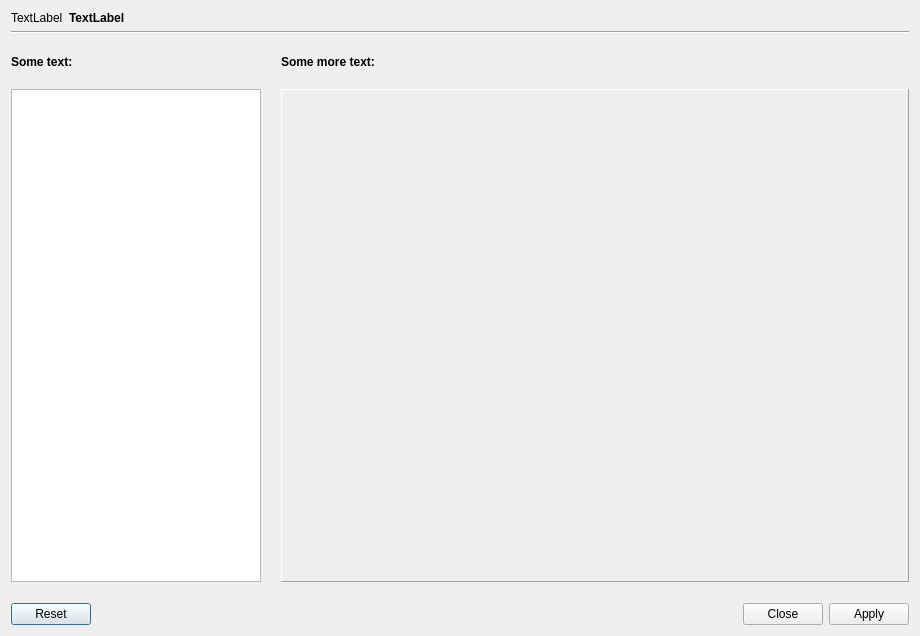
<?xml version="1.0" encoding="UTF-8"?>
<ui version="4.0">
 <class>ListFrameEditor</class>
 <widget class="QDialog" name="ListFrameEditor">
  <property name="geometry">
   <rect>
    <x>0</x>
    <y>0</y>
    <width>920</width>
    <height>636</height>
   </rect>
  </property>
  <property name="windowTitle">
   <string>Dialog</string>
  </property>
  <layout class="QVBoxLayout" name="verticalLayout">
   <item>
    <layout class="QHBoxLayout" name="horizontalLayout">
     <item>
      <widget class="QLabel" name="topStaticLabel">
       <property name="sizePolicy">
        <sizepolicy hsizetype="Fixed" vsizetype="Preferred">
         <horstretch>0</horstretch>
         <verstretch>0</verstretch>
        </sizepolicy>
       </property>
       <property name="font">
        <font>
         <weight>50</weight>
         <bold>false</bold>
        </font>
       </property>
       <property name="text">
        <string>TextLabel</string>
       </property>
      </widget>
     </item>
     <item>
      <widget class="QLabel" name="topDynamicLabel">
       <property name="font">
        <font>
         <weight>75</weight>
         <bold>true</bold>
        </font>
       </property>
       <property name="text">
        <string>TextLabel</string>
       </property>
      </widget>
     </item>
    </layout>
   </item>
   <item>
    <widget class="Line" name="line">
     <property name="orientation">
      <enum>Qt::Horizontal</enum>
     </property>
    </widget>
   </item>
   <item>
    <spacer name="verticalSpacer">
     <property name="orientation">
      <enum>Qt::Vertical</enum>
     </property>
     <property name="sizeType">
      <enum>QSizePolicy::Fixed</enum>
     </property>
     <property name="sizeHint" stdset="0">
      <size>
       <width>20</width>
       <height>15</height>
      </size>
     </property>
    </spacer>
   </item>
   <item>
    <layout class="QGridLayout" name="gridLayout">
     <property name="spacing">
      <number>20</number>
     </property>
     <item row="0" column="0">
      <widget class="QLabel" name="listLabel">
       <property name="font">
        <font>
         <weight>75</weight>
         <bold>true</bold>
        </font>
       </property>
       <property name="text">
        <string>Some text:</string>
       </property>
      </widget>
     </item>
     <item row="0" column="1">
      <widget class="QLabel" name="mainLabel">
       <property name="font">
        <font>
         <weight>75</weight>
         <bold>true</bold>
        </font>
       </property>
       <property name="text">
        <string>Some more text:</string>
       </property>
      </widget>
     </item>
     <item row="1" column="0">
      <widget class="QListWidget" name="listWidget">
       <property name="maximumSize">
        <size>
         <width>250</width>
         <height>16777215</height>
        </size>
       </property>
      </widget>
     </item>
     <item row="1" column="1">
      <widget class="QFrame" name="mainFrame">
       <property name="frameShape">
        <enum>QFrame::Panel</enum>
       </property>
       <property name="frameShadow">
        <enum>QFrame::Raised</enum>
       </property>
      </widget>
     </item>
    </layout>
   </item>
   <item>
    <spacer name="verticalSpacer_3">
     <property name="orientation">
      <enum>Qt::Vertical</enum>
     </property>
     <property name="sizeType">
      <enum>QSizePolicy::Fixed</enum>
     </property>
     <property name="sizeHint" stdset="0">
      <size>
       <width>20</width>
       <height>15</height>
      </size>
     </property>
    </spacer>
   </item>
   <item>
    <widget class="QDialogButtonBox" name="buttonBox">
     <property name="orientation">
      <enum>Qt::Horizontal</enum>
     </property>
     <property name="standardButtons">
      <set>QDialogButtonBox::Apply|QDialogButtonBox::Close|QDialogButtonBox::Reset</set>
     </property>
    </widget>
   </item>
  </layout>
 </widget>
 <resources/>
 <connections>
  <connection>
   <sender>buttonBox</sender>
   <signal>accepted()</signal>
   <receiver>ListFrameEditor</receiver>
   <slot>accept()</slot>
   <hints>
    <hint type="sourcelabel">
     <x>248</x>
     <y>254</y>
    </hint>
    <hint type="destinationlabel">
     <x>157</x>
     <y>274</y>
    </hint>
   </hints>
  </connection>
  <connection>
   <sender>buttonBox</sender>
   <signal>rejected()</signal>
   <receiver>ListFrameEditor</receiver>
   <slot>reject()</slot>
   <hints>
    <hint type="sourcelabel">
     <x>316</x>
     <y>260</y>
    </hint>
    <hint type="destinationlabel">
     <x>286</x>
     <y>274</y>
    </hint>
   </hints>
  </connection>
 </connections>
</ui>
